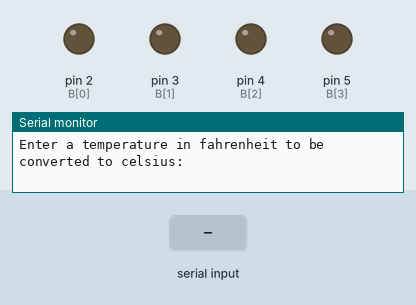
A sketch run on a simulated Arduino Uno, built with avr-gcc and run on an emulated ATmega328P. Shown: output pins drawn as LEDs (lit = HIGH), the last lines printed to the serial monitor. Inputs (shaded band) come from the test bench.

Above: at 1.2 s.
1.3 s: "90,45\n" received over Serial
At 2.5 s:
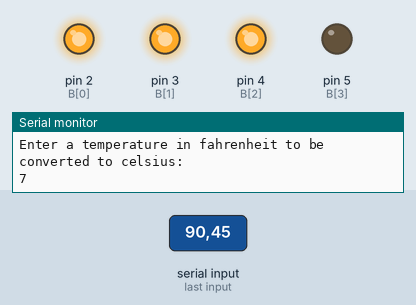
2.8 s: "30,150\n" received over Serial
At 3.7 s:
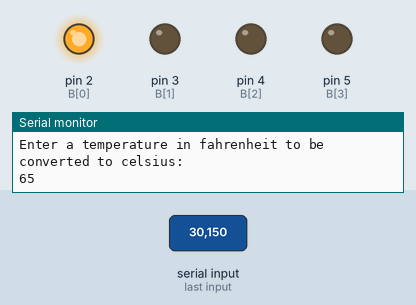
4.3 s: "0\n" received over Serial
At 4.7 s:
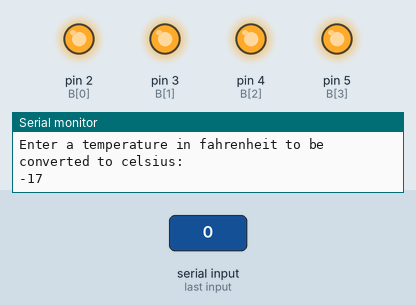
5.8 s: "200\n" received over Serial
At 7.0 s:
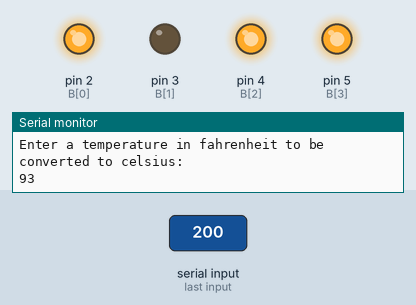
7.3 s: "5\n" received over Serial
At 8.2 s:
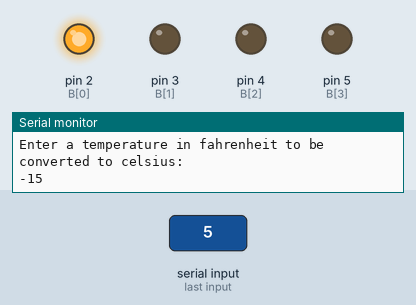
8.8 s: "90\n" received over Serial
At 9.3 s:
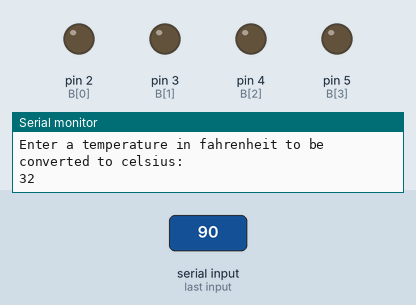
Timing chart, 0 to 11.3 s (numbered marks = the images above; inputs shaded):
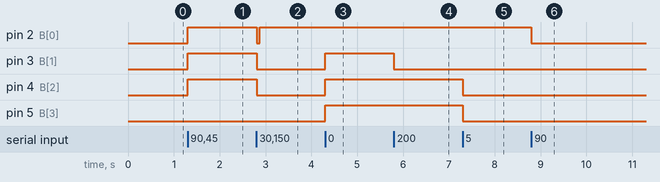

Measured:
- after the input at 1.3 s, pin 2 (B[0]), pin 3 (B[1]), pin 4 (B[2]): LOW → HIGH at once
- after the input at 2.8 s, pin 2 (B[0]): HIGH → LOW at once, → HIGH 0.07 s later; pin 3 (B[1]), pin 4 (B[2]): HIGH → LOW at once
- after the input at 4.3 s, pin 3 (B[1]), pin 4 (B[2]), pin 5 (B[3]): LOW → HIGH at once
- after the input at 5.8 s, pin 3 (B[1]): HIGH → LOW at once
- after the input at 7.3 s, pin 4 (B[2]), pin 5 (B[3]): HIGH → LOW at once
- after the input at 8.8 s, pin 2 (B[0]): HIGH → LOW at once

The sketch:

Temperature_in_Binary.ino
```cpp
//LED toggler (temperature input)
//toggles LEDs according to temperature inputted in binary

const int B[] = {2, 3, 4, 5};
int a = 0x00;
int a0, a1, a2, a3;
int A;

void setup()
{
  pinMode(B[0], OUTPUT);
  pinMode(B[1], OUTPUT);
  pinMode(B[2], OUTPUT);
  pinMode(B[3], OUTPUT);
  Serial.begin(9600);
}

void resetB()
{
  digitalWrite(B[3],LOW);
  digitalWrite(B[2],LOW);
  digitalWrite(B[1],LOW);
  digitalWrite(B[0],LOW);
}

void writeToB(unsigned char temp)
{

  if ((temp>>3) & 0x01){digitalWrite(B[3],HIGH);}
  if ((temp>>2) & 0x01){digitalWrite(B[2],HIGH);}
  if ((temp>>1) & 0x01){digitalWrite(B[1],HIGH);}
  if (temp & 0x01){digitalWrite(B[0],HIGH);}
}

int convertToCelsius(int temp) {
  return (temp - 32.0) * 5.0/9.0;
}


void loop()
{
  Serial.print("Enter a temperature in fahrenheit to be converted to celsius:\n");
  while(Serial.available() == 0){}
  A = Serial.parseInt();

  while (Serial.available() != 0) {
    char x = Serial.read();
  }

  int celsius = convertToCelsius(A);
  Serial.println(celsius);
  writeToB(celsius); //This will display the value of a in binary on the LEDs

  while (Serial.available() == 0) { //makes it so you dont have to use the Delay() function
  }

  resetB();
}
```
